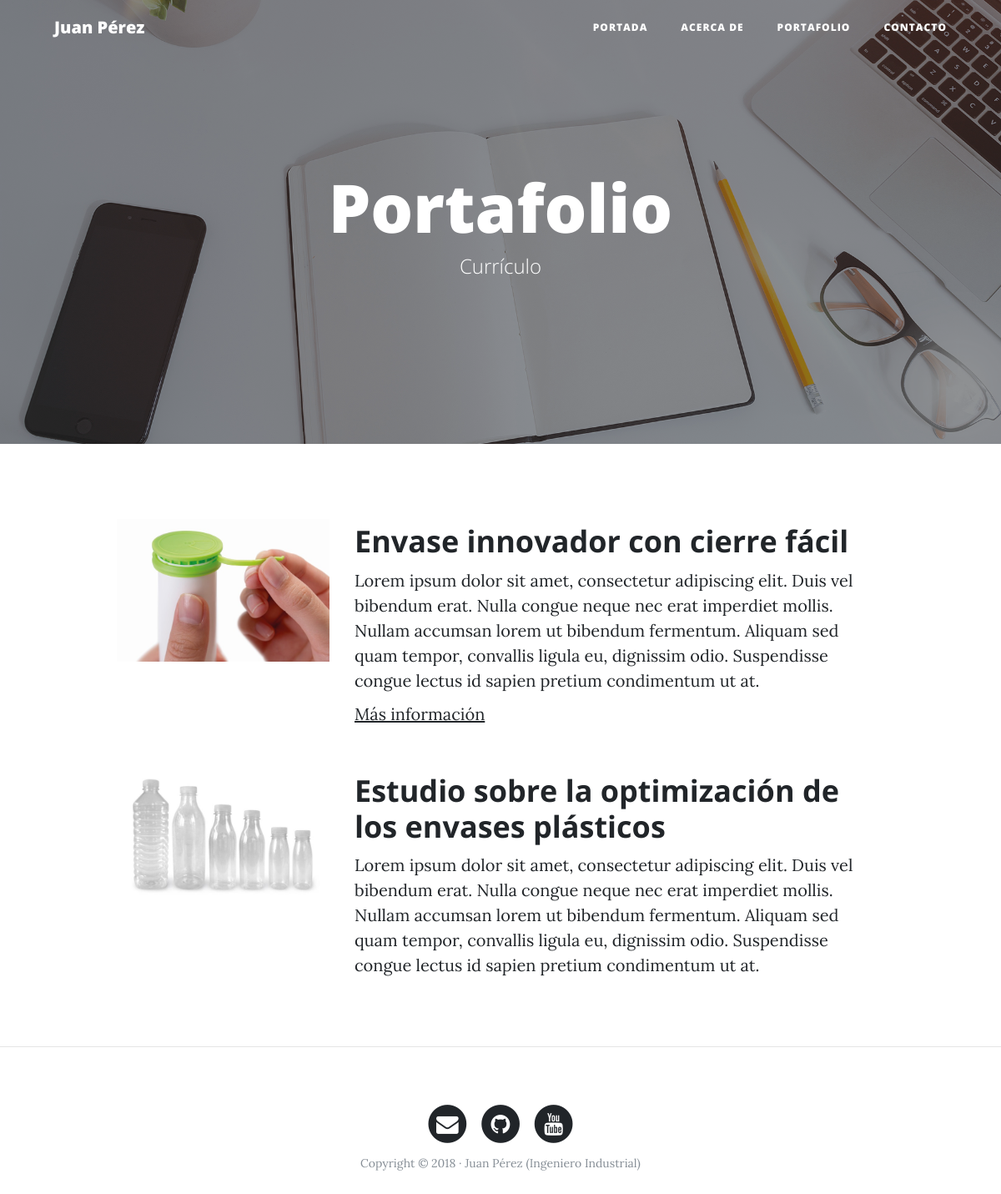
The page /portfolio/ on the database its author committed.
### portfolio/models.py (models this page shows, shortened)
class Project(models.Model):
    title = models.CharField(max_length=200, verbose_name='Título')
    description = models.TextField(verbose_name='Descripción')
    image = models.ImageField(verbose_name='Imagen', upload_to="projects")
    link = models.URLField(verbose_name="Dirección web", null=True, blank=True)
    created = models.DateTimeField(auto_now_add=True, verbose_name='Fecha de creación') # Esto significa que en este campo se añadirá la hora automáticamente cuando se cree la primera vez
    updated = models.DateTimeField(auto_now=True, verbose_name='Última actualización') # Este se ejecuta cada vez que se actualiza una instancia
    class Meta:
        verbose_name = "proyecto"
        verbose_name_plural = "proyectos" # Si no le ponemos este atributo automáticamente le agregará una s al final
        ordering = ["-created"] # Ordenar por fecha de creación del más nuevo al más antiguo. Que salgan primero los últimos que hemos creado

### portfolio/views.py (the view)
# urls.py: path('portfolio/', portfolio_views.portfolio, name="portfolio"),
def portfolio(request): # Recibe un parámetro request, que es la petición de que se quiere ver la portada de nuestra página
    projects = Project.objects.all()
    return render(request, 'portfolio/portfolio.html', {'projects': projects})

### portfolio/templates/portfolio/portfolio.html (shortened to what this page needs)
{% extends 'core/base.html' %}
{% block background %}{% load static %}{% static 'core/img/portfolio-bg.jpg' %}{% endblock background %}
{% block headers %}
<h1>Portafolio</h1>
<span class="subheading">Currículo</span>
{% endblock %}
{% block content %}
    {% for project in projects %}
        <div class="row project">
            <div class="col-lg-3 col-md-4 offset-lg-1">
                <img class="img-fluid" src="{{project.image.url}}" alt="">
            </div>
            <div class="col-lg-7 col-md-8">
                <h2 class="section-heading title">{{project.title}}</h2>
                <p>{{project.description}}</p>
                {% if project.link %}
                    <p><a href="{{project.link}}">Más información</a></p>
                {% endif %}
            </div>
        </div>
    {% endfor %}
{% endblock content %}

### core/templates/core/base.html (shortened to what this page needs)
<!DOCTYPE html>
<html lang="es">
  <head>
    {% load static %}
    <link href={% static 'core/vendor/bootstrap/css/bootstrap.min.css'%} rel="stylesheet">
    <link href={% static 'core/vendor/font-awesome/css/font-awesome.min.css'%} rel="stylesheet" type="text/css">
    <link href={% static 'core/css/clean-blog.min.css'%} rel="stylesheet">
  </head>
  <body>
    <nav class="navbar navbar-expand-lg navbar-light fixed-top" id="mainNav">
      <div class="container">
        <a class="navbar-brand" href="{% url 'home' %}">Juan Pérez</a>
        <div class="collapse navbar-collapse" id="navbarResponsive">
          <ul class="navbar-nav ml-auto">
            <li class="nav-item">
              <a class="nav-link" href="{% url 'home' %}">Portada</a>
            </li>
            <li class="nav-item">
              <a class="nav-link" href="{% url 'about' %}">Acerca de</a>
            </li>
            <li class="nav-item">
              <a class="nav-link" href="{% url 'portfolio' %}">Portafolio</a>
            </li>
            <li class="nav-item">
              <a class="nav-link" href="{% url 'contact' %}">Contacto</a>
            </li>
          </ul>
        </div>
      </div>
    </nav>
    <header class="masthead" style="background-image: url('{% block background %}{% endblock %}')">
      <div class="overlay"></div>
      <div class="container">
        <div class="row">
          <div class="col-lg-8 col-md-10 mx-auto">
            <div class="site-heading">
              {% block headers %}{% endblock %}
            </div>
          </div>
        </div>
      </div>
    </header>
    <div class="container">
      {% block content %}{% endblock content %}
    </div>
    {% if request.path != "/" %}<hr>{% endif %}
    <footer>
      <div class="container">
        <div class="row">
          <div class="col-lg-8 col-md-10 mx-auto">
            <ul class="list-inline text-center">
              <li class="list-inline-item">
                <a href="#">
                  <span class="fa-stack fa-lg">
                    <i class="fa fa-circle fa-stack-2x"></i>
                    <i class="fa fa-envelope fa-stack-1x fa-inverse"></i>
                  </span>
                </a>
              </li>
              <li class="list-inline-item">
                <a href="#">
                  <span class="fa-stack fa-lg">
                    <i class="fa fa-circle fa-stack-2x"></i>
                    <i class="fa fa-github fa-stack-1x fa-inverse"></i>
                  </span>
                </a>
              </li>
              <li class="list-inline-item">
                <a href="#">
                  <span class="fa-stack fa-lg">
                    <i class="fa fa-circle fa-stack-2x"></i>
                    <i class="fa fa-youtube fa-stack-1x fa-inverse"></i>
                  </span>
                </a>
              </li>
            </ul>
            <p class="copyright text-muted">Copyright &copy; 2018 · Juan Pérez (Ingeniero Industrial) </p>
          </div>
        </div>
      </div>
    </footer>
  </body>
</html>

### rows shown on the page
Project: image (picture), title "Envase innovador con cierre fácil", description "Lorem ipsum dolor sit amet, consectetur adipiscing elit. Duis vel bibendum erat. Nulla congue neque nec erat imperdiet mollis. Nullam accumsan lorem ut bibendum fermentum. Aliquam sed quam tempor, convallis ligula eu, dignissim odio. Suspendisse congue lectus id sapien pretium condimentum ut at."
Project: image (picture), title "Estudio sobre la optimización de los envases plásticos", description "Lorem ipsum dolor sit amet, consectetur adipiscing elit. Duis vel bibendum erat. Nulla congue neque nec erat imperdiet mollis. Nullam accumsan lorem ut bibendum fermentum. Aliquam sed quam tempor, convallis ligula eu, dignissim odio. Suspendisse congue lectus id sapien pretium condimentum ut at."
